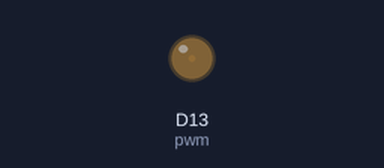
A program run on a simulated CircuitPython board. Shown: output pins drawn as LEDs (lit = HIGH).

Above: at 0.05 s.
At 3.0 s:
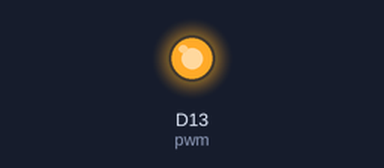
At 4.5 s:
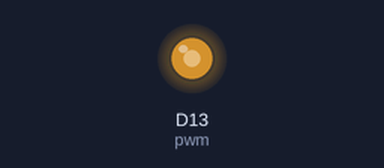
At 6.0 s:
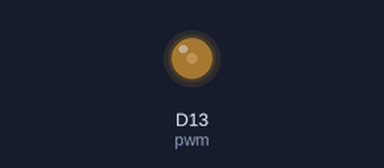
Timing chart, 0 to 10.4 s (numbered marks = the images above):
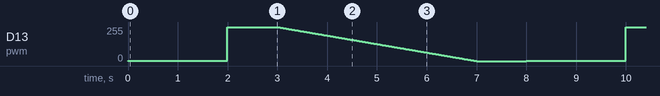

The program:

guided_breathing.py
```python
import pulseio
import board
import time
import math


def lerp(start, stop, amount):
    """Linearly interpolate amount between start and stop.

    Source: https://en.wikipedia.org/wiki/Linear_interpolation#Programming_language_support"""
    return (1 - amount) * start + amount * stop


def get_current_value(time_s, sequence):
    """Get the interpolated value as defined by a sequence of values and a timestamp.

    sequence is a list of 1 second interval values for the LED.
    time_s is the time in seconds (float)"""
    sequence_index = math.floor(time_s) % len(sequence)
    subsecond_progress = time_s % 1
    next_index = (sequence_index + 1) % len(sequence)
    return lerp(sequence[sequence_index], sequence[next_index], subsecond_progress)


def main():
    """Main execution and loop"""
    # Setup Pulse Width Modulation on digital pin 13 (red LED)
    pwm = pulseio.PWMOut(board.D13)

    # Timing source:
    # https://www.mindbodygreen.com/0-4386/A-Simple-Breathing-Exercise-to-Calm-Your-Mind-Body.html
    value_sequence = [0.0, 0.5, 1.0, 1.0, 0.75, 0.5, 0.25, 0.0]
    last_time = time.monotonic()
    while True:
        time_delta = time.monotonic() - last_time
        value = get_current_value(time_delta, value_sequence)
        pwm.duty_cycle = int((2 ** 16 - 1) * value)

        # Stop time_delta from getting too big
        if time_delta > len(value_sequence):
            last_time = time.monotonic()


# Run the main function
main()
```
